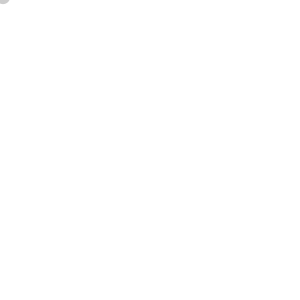
Frame 1 (no input)
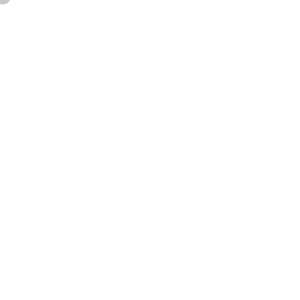
Frame 60 (the mouse pressed at the canvas centre just before this capture)
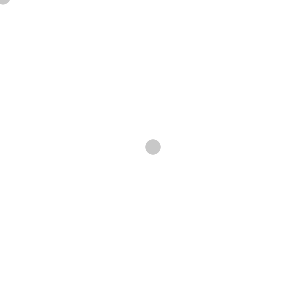
Frame 120 (the mouse held since frame 60 and released just before this capture)

The Processing sketch that drew these frames (run headless with seeded random() and noise(); from frame 60 on, the mouse is pressed at the canvas centre):

// Processing sketch: processing_112521
// ── processing_112521.pde

int counter;

void setup() { 
size(300, 300); 
background(255); 
smooth(); 
} 

void draw() {  
float a=dist(mouseX, mouseY, pmouseX, pmouseY); 
int rd=int(random(0, 10)); 
if (rd<2) { 
fill(random(232, 255), random(254), random(240)); 
} 
else if (rd==3) { 
fill(random(240, 255), random(245), random(230)); 
} 
else { 
fill(200, random(222,255)); 
} 
float r=random(0, 15); 
noStroke(); 
ellipse(mouseX+random(3+a,3-a), mouseY+random(-3-a, -3+a), r-a/3, r-a/3); 
}
